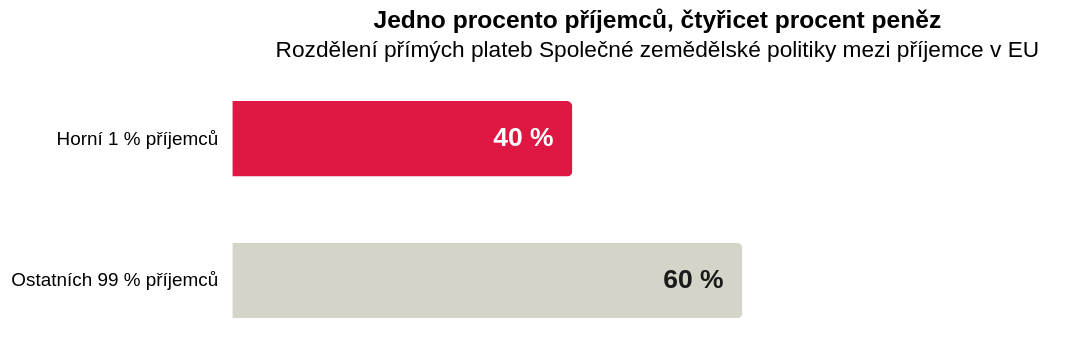

Write a Vega-Lite specification for this figure.
### Vega-Lite specification from a JSON file in a GitHub repository (floating-point values rounded to 4 significant figures)
{"_source": "[Greenpeace EU 2026: 40 % zemědělských dotací EU inkasuje 1 % příjemců](https://www.greenpeace.org/czech/tiskova-zprava/23328/40-zemedelskych-dotaci-eu-inkasuje-pouhe-jedno-procento-prijemcu-mezi-nimi-i-agrofert/), SZIF", "$schema": "https://vega.github.io/schema/vega-lite/v5.json", "description": "Podíl zemědělských dotací podle velikosti příjemců", "width": 450, "height": 150, "title": {"text": "Jedno procento příjemců, čtyřicet procent peněz", "subtitle": "Rozdělení přímých plateb Společné zemědělské politiky mezi příjemce v EU"}, "data": {"values": [{"skupina": "Horní 1 % příjemců", "podil": 40, "poradi": 1, "label": "40 %"}, {"skupina": "Ostatních 99 % příjemců", "podil": 60, "poradi": 2, "label": "60 %"}]}, "layer": [{"mark": {"type": "bar", "cornerRadiusEnd": 3, "height": 40}, "encoding": {"x": {"field": "podil", "type": "quantitative", "title": null, "scale": {"domain": [0, 100]}, "axis": {"grid": false, "domain": false, "ticks": false, "labels": false}}, "y": {"field": "skupina", "type": "nominal", "title": null, "axis": {"domain": false, "ticks": false, "labelPadding": 8}, "sort": ["Horní 1 % příjemců", "Ostatních 99 % příjemců"]}, "color": {"field": "skupina", "type": "nominal", "scale": {"domain": ["Horní 1 % příjemců", "Ostatních 99 % příjemců"], "range": ["#de1743", "#d4d4c8"]}, "legend": null}, "tooltip": [{"field": "skupina", "title": "Skupina příjemců"}, {"field": "label", "title": "Podíl vyplacených peněz"}]}}, {"mark": {"type": "text", "align": "right", "baseline": "middle", "dx": -10, "fontSize": 14, "fontWeight": "bold"}, "encoding": {"x": {"field": "podil", "type": "quantitative", "scale": {"domain": [0, 100]}}, "y": {"field": "skupina", "type": "nominal", "sort": ["Horní 1 % příjemců", "Ostatních 99 % příjemců"]}, "text": {"field": "label"}, "color": {"condition": {"test": "datum.skupina == 'Horní 1 % příjemců'", "value": "#ffffff"}, "value": "#1a1a1a"}}}], "config": {"view": {"stroke": "transparent"}}}
